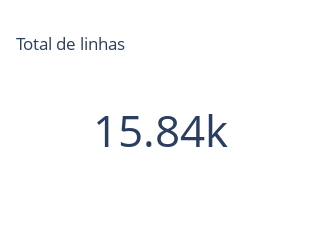

Notebook source saved alongside this figure:
### Markdown cell above
#### Total de linhas

### Code cell
figura = Figure()
figura.add_trace(Indicator(value=dataframe_paic.shape[0]))
figura.update_layout(width=300, height=200, title="Total de linhas")

### Figure 1 — Plotly figure (JSON) as saved in the notebook; plotly's stock layout.template omitted (floating-point values rounded to 4 significant figures)
{"data": [{"type": "indicator", "value": 15840}], "layout": {"height": 200, "title": {"text": "Total de linhas"}, "width": 300}}
